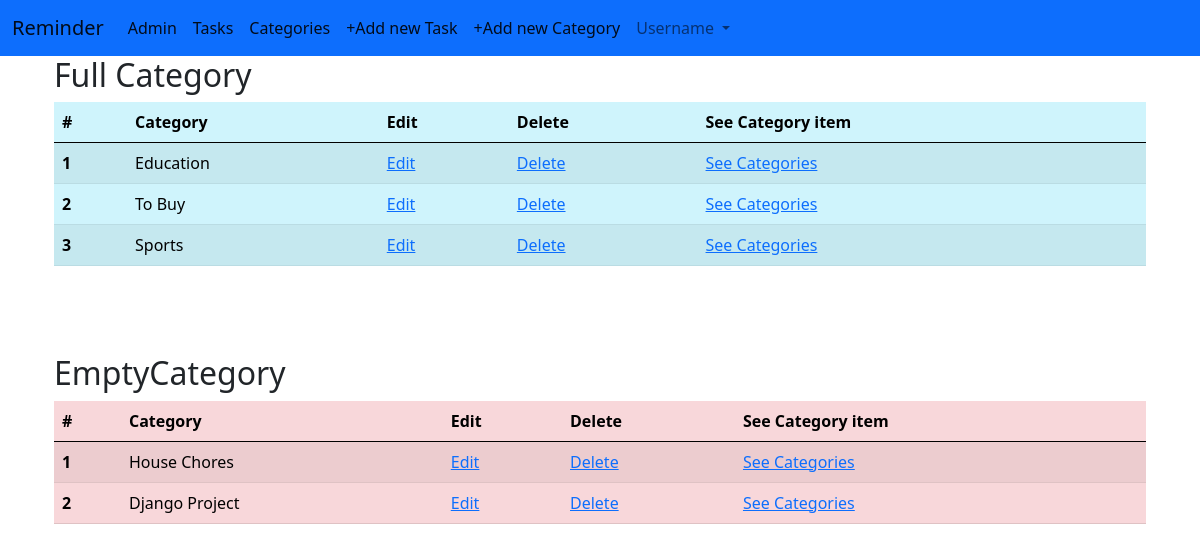
Screenshot of /todo/Categories/ with the database file from the repository.
### todo/models.py (models this page shows, shortened)
class Categories(models.Model):
    name = models.CharField(max_length=50)
    created_at = models.DateTimeField(auto_now_add=True)
    updated_at = models.DateTimeField(auto_now=True)
    categories_manager = CategoriesManager()

### todo/views.py (the view)
# urls.py: path('Categories/', CategoriesView.as_view(), name='categories_list'),
class CategoriesView(ListView):
    model = Categories
    template_name = 'todo/Categories_list.html'
    def get_context_data(self, **kwargs):
        context = super().get_context_data(**kwargs)
        context['empty_categories'] = Categories.categories_manager.empty()
        context['full_categories'] = Categories.categories_manager.full()
        return context

### todo/manager.py (called while the page is built)
    def empty(self):
        return self.annotate(c=Count('categories_item')).filter(c=0)

    def full(self):
        return self.annotate(c=Count('categories_item')).filter(c__gt=0)

### Template/todo/Categories_list.html (shortened to what this page needs)
{% extends 'pages/base.html' %}
{% block Content %}
        <div class="container">
     <h2>Full Category</h2>
    <table class="table table-info table-striped">
        <thead>
        <tr>
            <th scope="col">#</th>
            <th scope="col">Category</th>
            <th scope="col">Edit</th>
            <th scope="col">Delete</th>
            <th scope="col">See Category item</th>
        </tr>
        </thead>
        <tbody>
{% for obj in full_categories %}
<tr>
                <th scope="row">{{ forloop.counter }}</th>
                <td>{{ obj.name|title }}</td>
                <td><a href="{% url 'categories_edit' obj.pk %}">Edit</a> </td>
               <td> <a href="{% url 'categories_delete' obj.pk %}">Delete</a> </td>
                 <td> <a href="{% url 'categories_item' obj.pk %}">See Categories</a></td>
            </tr>
        {% endfor %}
        </tbody>
    </table>
    </div>
    <br>
    <br>
    <br>
    <div class="container">
    <h2>EmptyCategory</h2>
    <table class="table table-danger table-striped">
               <thead>
        <tr>
            <th scope="col">#</th>
            <th scope="col">Category</th>
            <th scope="col">Edit</th>
            <th scope="col">Delete</th>
            <th scope="col">See Category item</th>
        </tr>
        </thead>
        <tbody>
{% for obj in empty_categories %}
<tr>
                <th scope="row">{{ forloop.counter }}</th>
                <td>{{ obj.name|title }}</td>
                <td><a href="{% url 'categories_edit' obj.pk %}">Edit</a> </td>
               <td> <a href="{% url 'categories_delete' obj.pk %}">Delete</a> </td>
                 <td> <a href="{% url 'categories_item' obj.pk %}">See Categories</a></td>
            </tr>
        {% endfor %}
        </tbody>
    </table>
</div>
{% endblock Content%}

### rows the page displays
Categories: name "Education"
Categories: name "To Buy"
Categories: name "Sports"
Categories: name "House Chores"
Categories: name "Django Project"
